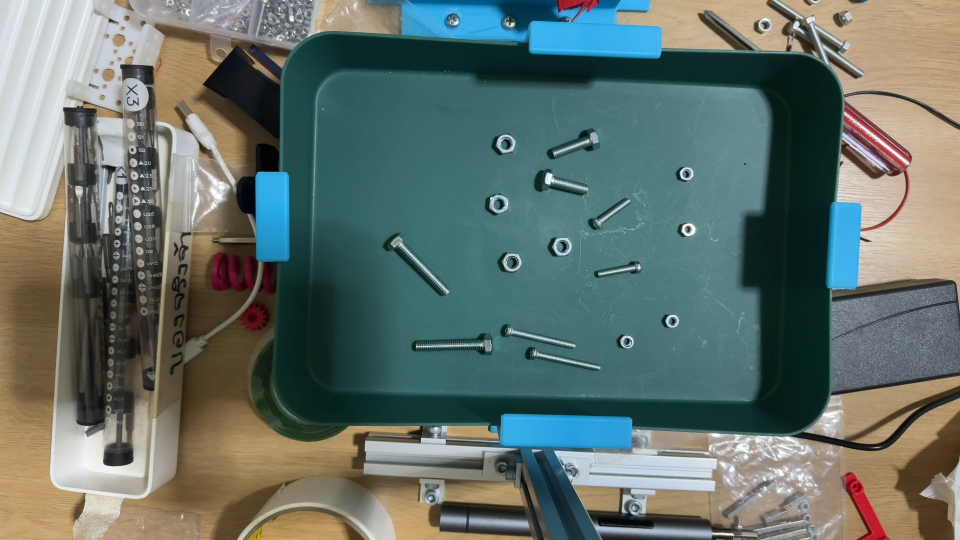
#> input picture src/image_37.jpg, 1920 x 1080 px, found by its file name (shown at 1/2 size)
$ jupyter execute findbox.ipynb
#> lines starting #> are read from the running program, lines starting #| are printed output that depends on the picture; after the words box and inside, x2 and y2 are one past the last pixel; in counts of white or black regions, pixels touching at a corner belong together
[cell 1]
import matplotlib.pyplot as plt
import numpy as np
import cv2
print(cv2.__version__)

# Main

[cell 2]
img = cv2.imread('/content/drive/MyDrive/src/image_37.jpg')
#> img is the input picture: shape (1080, 1920, 3); mean B, G, R 106.6, 113.1, 99.1
img = cv2.cvtColor(img, cv2.COLOR_BGR2RGB)
print(img.shape)
#| (1080, 1920, 3)
plt.imshow(img)

[cell 3]
hsv = cv2.cvtColor(img, cv2.COLOR_BGR2HSV)
#> hsv: shape (1080, 1920, 3); mean H, S, V 57.6, 98.1, 123.7

[cell 4]
hsv = cv2.cvtColor(img, cv2.COLOR_BGR2HSV)
lowerHSV = [24,62,20]
upperHSV = [50,255,255]

mask = cv2.inRange(hsv, np.array(lowerHSV), np.array(upperHSV))
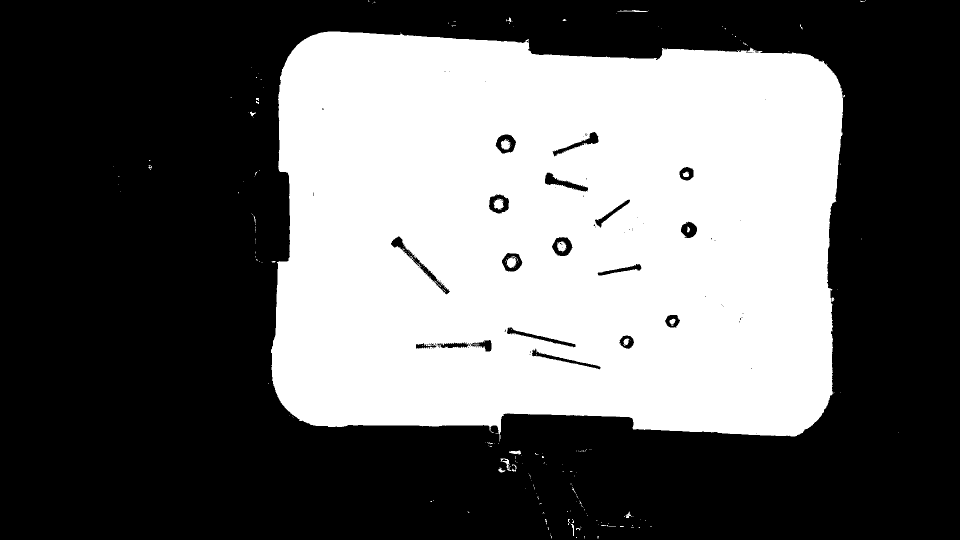
#> mask: shape (1080, 1920) (shown at 1/2 size); 39.8% white; 242 white regions (212 under 20 px)

res = cv2.bitwise_and(img, img, mask = mask)
plt.imshow(res)

[cell 5]
img2 = cv2.cvtColor(res, cv2.COLOR_HSV2BGR)
img3 = cv2.cvtColor(res, cv2.COLOR_BGR2GRAY)
plt.imshow(img3, cmap='gray')

[cell 6]
contours,hie = cv2.findContours(img3,cv2.RETR_LIST,cv2.CHAIN_APPROX_NONE)
#> contours = 390 contours, 350 with area under 20; largest, box (x1, y1, x2, y2) and area: (542, 63, 1686, 883) 834200, (781, 472, 901, 590) 1628, (977, 388, 1019, 428) 1250, (1103, 473, 1146, 513) 1212, (990, 268, 1033, 308) 1196; hie = 390 rows, first 6: [1, -1, -1, -1], [2, 0, -1, -1], [3, 1, -1, -1], [4, 2, -1, -1], [5, 3, -1, -1], [6, 4, -1, -1]
print(len(contours))
#| 390
rgb2 = cv2.merge([img3, img3, img3])
for i in range(len(contours)):
    a = cv2.contourArea(contours [i] )
    if a > 5000:
     x,y,w,h = cv2.boundingRect(contours [i] )
     cv2.rectangle(rgb2,(x,y),(x+w,y+h),(100,100,200),thickness=2)
#> this loop made 390 passes
#> (a, x, y, w, h) on pass 366: (834200.5, 542, 63, 1144, 820)
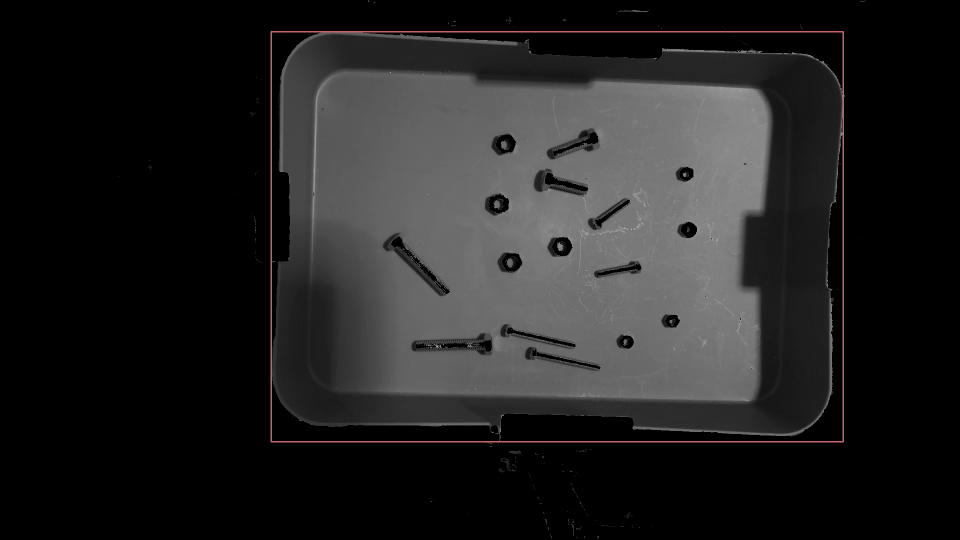
#> rgb2: shape (1080, 1920, 3) (shown at 1/2 size); mean of channels 0, 1, 2 33.6, 33.6, 34.2; drawn as B, G, R
plt.imshow(rgb2)

[cell 7]
from google.colab import drive
drive.mount('/content/drive')

[cell 8]
# determine box
img_resize = img[95:650, 650:1510]
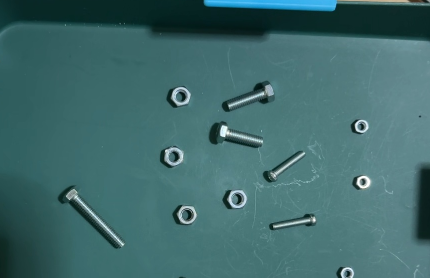
#> img_resize: shape (555, 860, 3) (shown at 1/2 size); mean R, G, B 64.2, 106.5, 107.9
print(img_resize.shape)
#| (555, 860, 3)
plt.imshow(img_resize)

[cell 9]
img_resize = cv2.cvtColor(img_resize, cv2.COLOR_RGB2GRAY)
#> img_resize: shape (555, 860)
plt.imshow(img_resize, cmap='gray')
plt.figure()
plt.hist(img_resize.ravel(), 256, [0, 256])
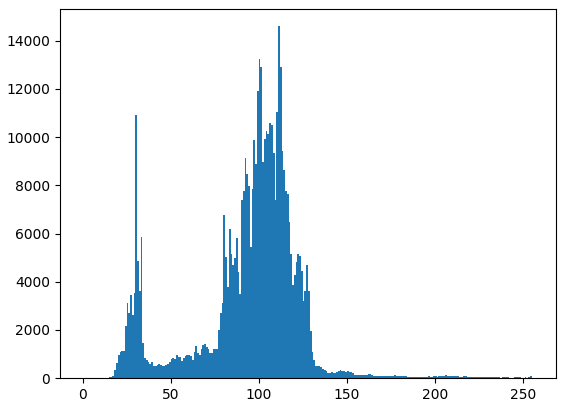
#> figure drawn by matplotlib, 1 panel; tallest bar 14596 high, from x = 111 to 112

[cell 10]
# threshold
_, img_tres = cv2.threshold(img_resize, 125, 255, cv2.THRESH_TOZERO)
plt.imshow(img_tres, cmap='gray')

[cell 11]
# closing
ksize = 7
kernel = np.ones((ksize, ksize), np.uint8)
closing = cv2.morphologyEx(img_tres,
                           cv2.MORPH_CLOSE,
                           kernel,
                           iterations=1)
plt.imshow(closing, cmap='gray')

# distance transform
dist = cv2.distanceTransform(closing, cv2.DIST_L2, 5)
cv2.normalize(dist, dist, 0, 1.0, cv2.NORM_MINMAX)
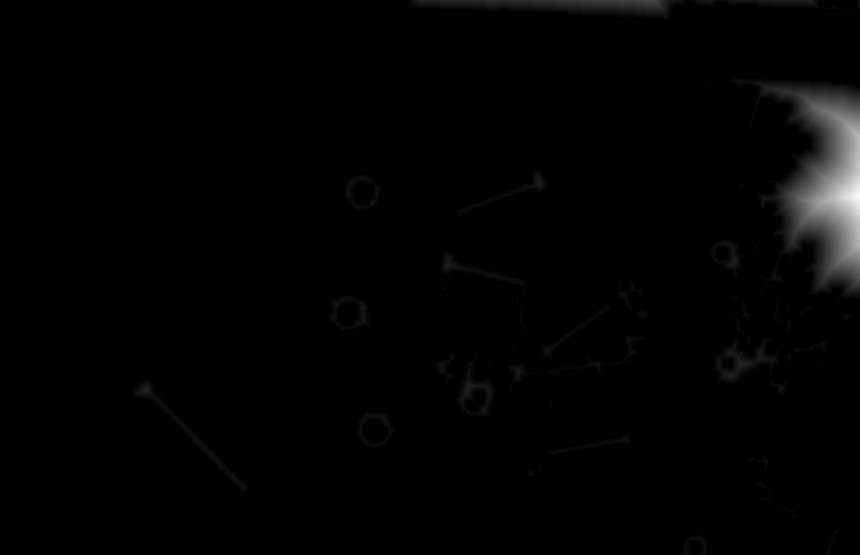
#> dist: shape (555, 860) float32; min 0, max 1, mean 0.0124
plt.figure()
plt.imshow(dist, cmap='gray')

[cell 12]
_,bw = cv2.threshold(closing, 0, 255, cv2.THRESH_BINARY)
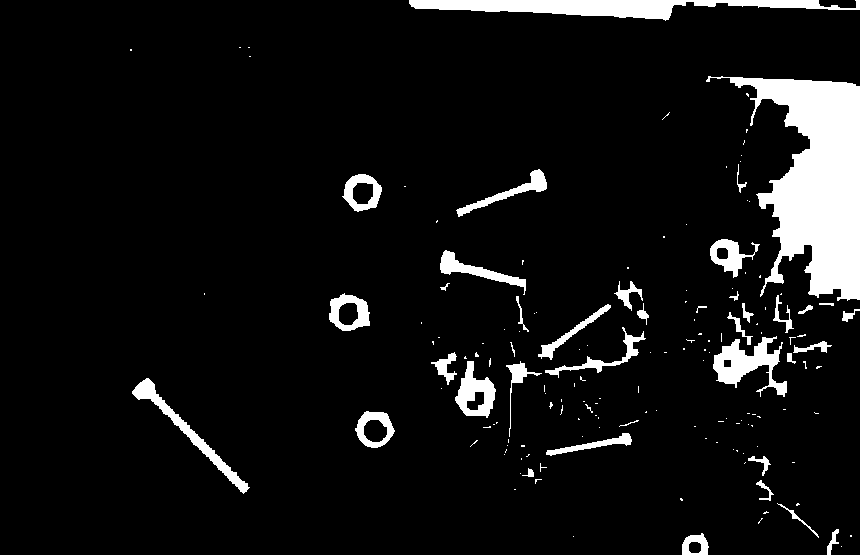
#> bw: shape (555, 860); 7.6% white; 158 white regions (119 under 20 px), largest, box (x1, y1, x2, y2) and area: (706, 76, 860, 301) 16488, (409, 0, 860, 21) 4636, (713, 336, 787, 397) 1946
mask = cv2.merge([bw, bw, bw])
#> mask: shape (555, 860, 3); 7.6% white; 158 white regions (119 under 20 px)
# plt.imshow(mask)
print(mask.shape)
#| (555, 860, 3)

contours, _ = cv2.findContours(bw, cv2.RETR_EXTERNAL, cv2.CHAIN_APPROX_SIMPLE)
#> contours = 158 contours, 125 with area under 20; largest, box (x1, y1, x2, y2) and area: (706, 76, 860, 301) 15951, (409, 0, 860, 21) 4162, (713, 336, 787, 397) 1797, (132, 378, 250, 494) 1362, (455, 361, 496, 418) 1302

contours = [i for i in contours if cv2.contourArea(i) >= 500]
#> contours = 12 contours; largest, box (x1, y1, x2, y2) and area: (706, 76, 860, 301) 15951, (409, 0, 860, 21) 4162, (713, 336, 787, 397) 1797, (132, 378, 250, 494) 1362, (455, 361, 496, 418) 1302

# draw contours
print(len(contours))
#| 12
for i in range(len(contours)):
    a = cv2.contourArea(contours[i])
    print(f'area{i}:',a)
    cv2.drawContours(mask, contours, i, (255, 0, 0), 2)

    x, y, w, h = cv2.boundingRect(contours[i])
    cv2.rectangle(mask, (x, y), (x+w, y+h), (0, 255, 0), 2)
    bound = cv2.boundingRect(contours[i])

    font = cv2.FONT_HERSHEY_SIMPLEX
    cv2.putText(mask, str(i), (x, y), font, 1, (0, 0, 255), 2, cv2.LINE_AA)

    # min area rect
    rect = cv2.minAreaRect(contours[i]) # (cen(x, y), (w, h), angle)
    # angle -> gripper head angle
    print(f'rect{i}:',rect)
    box = cv2.boxPoints(rect)
    box = np.int0(box)
    cv2.drawContours(mask, [box], 0, (0, 255, 255), 2)
#> this loop made 12 passes
#> (a, x, y, w, h, rect, box) on passes 1 to 3: (1029, 355, 411, 40, 37, ((373.7, 428.2), (35.98, 37.68), -23.2), [[364, 452], [349, 417], [382, 403], [397, 438]]), (1362.5, 132, 378, 118, 116, ((192, 437.5), (21.92, 152), -45), [[238, 499], [130, 391], [146, 376], [253, 483]]), (1302.5, 455, 361, 41, 57, ((477.3, 390.5), (53.6, 38.6), -72.47), [[487, 421], [450, 410], [466, 359], [503, 370]])
#> (printed output is left out)
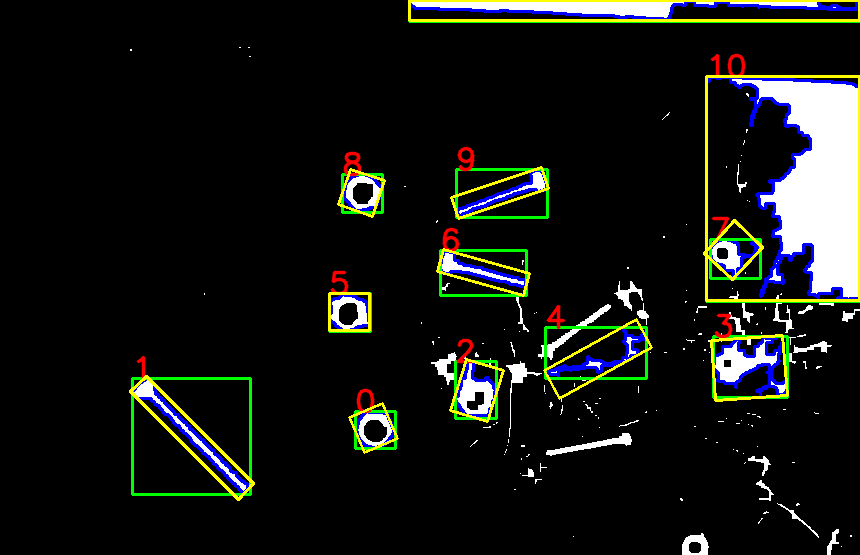
#> mask: shape (555, 860, 3); mean of channels 0, 1, 2 19.7, 23.5, 21.4; drawn as B, G, R

plt.figure()
plt.imshow(mask)

[cell 13]
err = 10

def classify(rect):
    w, h = rect[1]
    diff = abs(w-h)

    if diff < err:
        return 'nut'
    elif diff > err:
        return 'screw'
    else:
        return 'unknown'

# classify
for i in range(len(contours)):
    rect = cv2.minAreaRect(contours[i])
    print(f'obj{i}:', classify(rect))
#> this loop made 12 passes
#> rect on passes 1 to 7: ((373.7, 428.2), (35.98, 37.68), -23.2), ((192, 437.5), (21.92, 152), -45), ((477.3, 390.5), (53.6, 38.6), -72.47), ((749.1, 368.2), (71.89, 60.42), -4.09), ((598.1, 358.8), (105.6, 32.12), -29.18), ((349, 311.5), (37, 40), -90), ((483.4, 272.5), (22.66, 89.97), -74.05)
#> (printed output is left out)

[cell 14]
img2 = cv2.merge([img_resize, img_resize, img_resize])
#> img2: shape (555, 860, 3)
for i in range(len(contours)):
    x, y, w, h = cv2.boundingRect(contours[i])
    cv2.rectangle(img2, (x, y), (x+w, y+h), (255, 0, 0), 2)

    rect = cv2.minAreaRect(contours[i])
    box = cv2.boxPoints(rect)
    box = np.int0(box)
    cv2.putText(img2, classify(rect), (x, y+h), font, 1, (0,255,0), 2, cv2.LINE_AA)
#> this loop made 12 passes
#> (x, y, rect, box, diff in classify) on passes 1 to 3: (355, 411, ((373.7, 428.2), (35.98, 37.68), -23.2), [[364, 452], [349, 417], [382, 403], [397, 438]], 1.71), (132, 378, ((192, 437.5), (21.92, 152), -45), [[238, 499], [130, 391], [146, 376], [253, 483]], 130.1), (455, 361, ((477.3, 390.5), (53.6, 38.6), -72.47), [[487, 421], [450, 410], [466, 359], [503, 370]], 15.01)
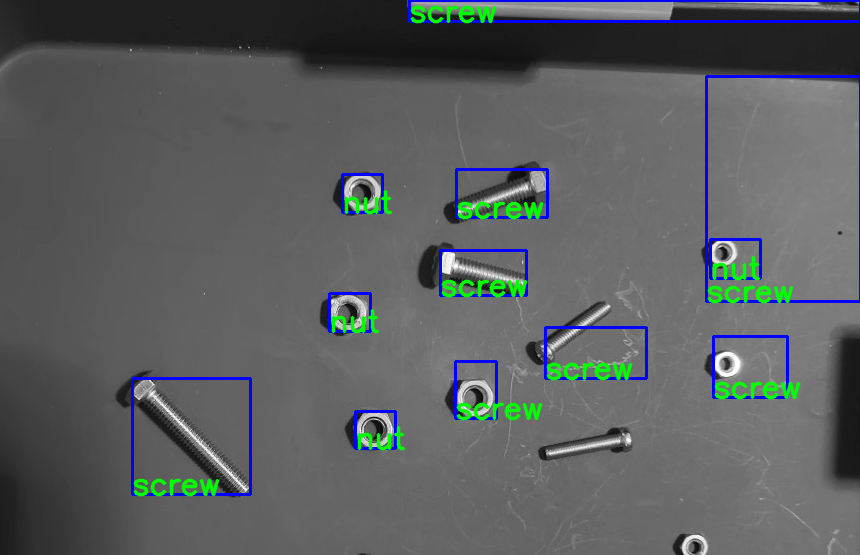
#> img2: shape (555, 860, 3); mean of channels 0, 1, 2 95.7, 94.2, 90.3; drawn as B, G, R

plt.imshow(img2, cmap='gray')

$ run again, with src/image_0.jpg copied over src/image_37.jpg
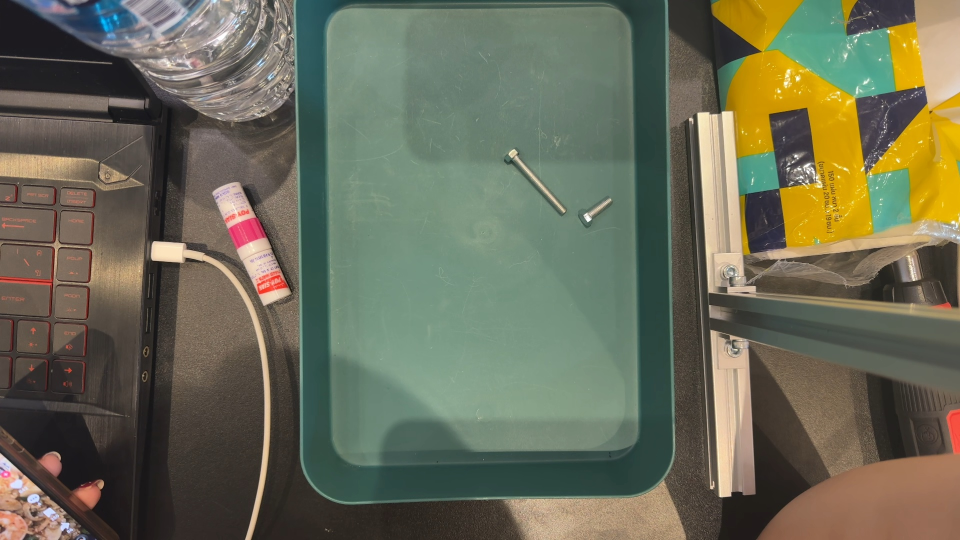
#> input picture src/image_0.jpg, 1920 x 1080 px, found by its file name (shown at 1/2 size)
#> img is the input picture: shape (1080, 1920, 3); mean B, G, R 87, 107, 106.1
#| (1080, 1920, 3)
#> hsv: shape (1080, 1920, 3); mean H, S, V 83.3, 69.3, 117.6
#> `contours,hie = cv2.findContours(img3,cv2.RETR_LIST,cv2.CHAIN_APPROX_NO..`: contours = 183 contours, 159 with area under 20; largest, box (x1, y1, x2, y2) and area: (590, 0, 1346, 1005) 729726, (652, 2, 1279, 933) 548498, (1540, 0, 1790, 196) 27311, (1738, 341, 1820, 464) 7566, (1476, 304, 1560, 390) 5716; hie = 183 rows, first 6: [1, -1, -1, -1], [2, 0, -1, -1], [3, 1, -1, -1], [4, 2, -1, -1], [5, 3, -1, -1], [6, 4, -1, -1]
#| 183
#> the loop `for i in range(len(contours)):` made 183 passes
#> (a, x, y) on passes 91, 99, 179, 180, 183: (7566.5, 1738, 341), (5716, 1476, 304), (548498, 652, 2), (27311, 1540, 0), (729726.5, 590, 0)
#| (555, 860, 3)
#> bw: shape (555, 860); 51.4% white; 20 black regions, largest, box (x1, y1, x2, y2) and area: (159, 0, 860, 555) 219178, (0, 1, 12, 555) 4199, (825, 219, 860, 412) 3827
#| (555, 860, 3)
#> `contours, _ = cv2.findContours(bw, cv2.RETR_EXTERNAL, cv2.CHAIN_APPROX..`: contours = 172 contours, 148 with area under 20; largest, box (x1, y1, x2, y2) and area: (0, 0, 533, 555) 202548, (744, 13, 860, 500) 36962, (682, 0, 714, 171) 789, (436, 0, 478, 30) 761, (517, 300, 573, 350) 650
#> `contours = [i for i in contours if cv2.contourArea(i) >= 500]`: contours = 6 contours; box (x1, y1, x2, y2) and area: (0, 0, 533, 555) 202548, (744, 13, 860, 500) 36962, (682, 0, 714, 171) 789, (436, 0, 478, 30) 761, (517, 300, 573, 350) 650, (768, 515, 800, 544) 532
#| 6
#> the loop `for i in range(len(contours)):` made 6 passes
#> (a, x, y, rect, box) on passes 1 to 3: (532.5, 768, 515, ((782.8, 529), (24.77, 33.15), -82.23), [[797, 543], [764, 539], [768, 514], [800, 518]]), (650, 517, 300, ((542.5, 319.1), (66.37, 22.35), -42.88), [[525, 349], [510, 333], [559, 288], [574, 304]]), (36962, 744, 13, ((801.5, 256), (486, 115), -90), [[859, 498], [744, 498], [744, 13], [859, 13]])
#> (printed output is left out)
#> after the loop `for i in range(len(contours)):`:
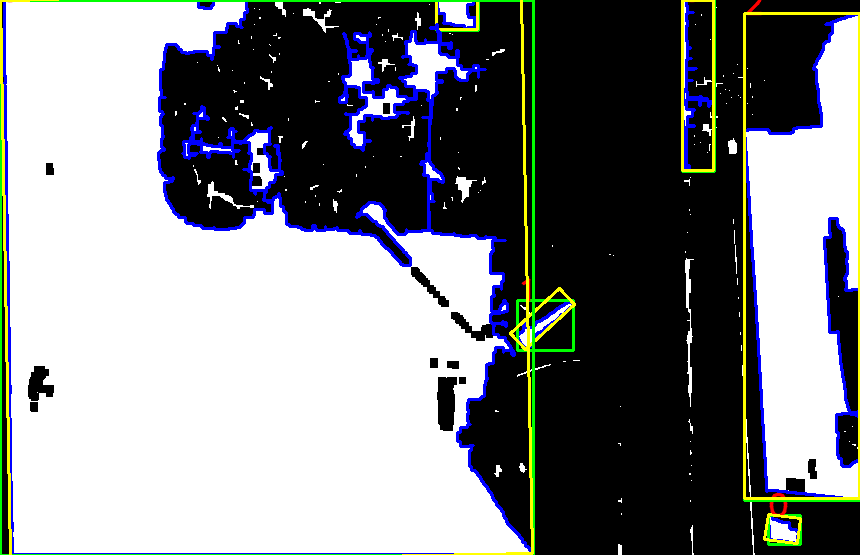
#> mask: shape (555, 860, 3); mean of channels 0, 1, 2 132.9, 131.2, 128.6; drawn as B, G, R
#> the loop `for i in range(len(contours)):` made 6 passes
#> rect on passes 1 to 6: ((782.8, 529), (24.77, 33.15), -82.23), ((542.5, 319.1), (66.37, 22.35), -42.88), ((801.5, 256), (486, 115), -90), ((697.5, 85), (170, 31), -90), ((456.5, 14.5), (29, 41), -90), ((266, 277), (521.8, 563.7), -1.05)
#> (printed output is left out)
#> the loop `for i in range(len(contours)):` made 6 passes
#> (x, y, rect, box) on passes 1 to 3: (768, 515, ((782.8, 529), (24.77, 33.15), -82.23), [[797, 543], [764, 539], [768, 514], [800, 518]]), (517, 300, ((542.5, 319.1), (66.37, 22.35), -42.88), [[525, 349], [510, 333], [559, 288], [574, 304]]), (744, 13, ((801.5, 256), (486, 115), -90), [[859, 498], [744, 498], [744, 13], [859, 13]])
#> after the loop `for i in range(len(contours)):`:
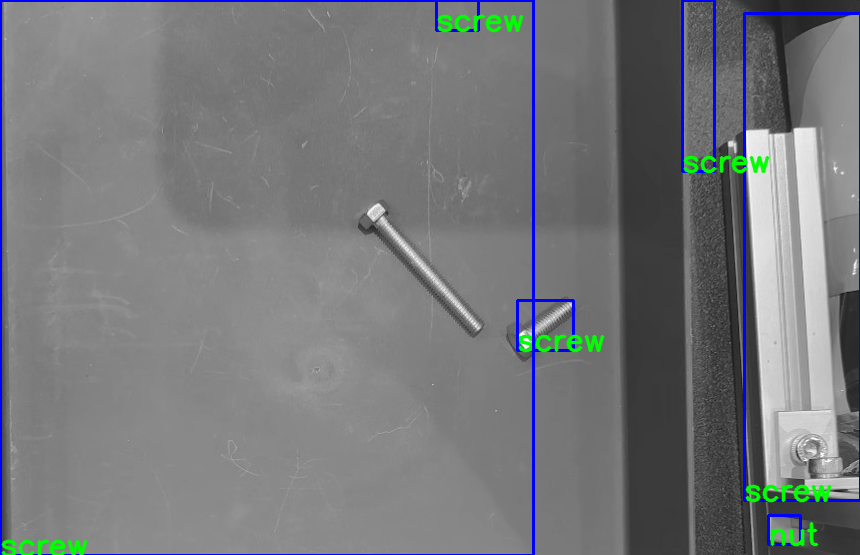
#> img2: shape (555, 860, 3); mean of channels 0, 1, 2 122.4, 119.7, 117.7; drawn as B, G, R
